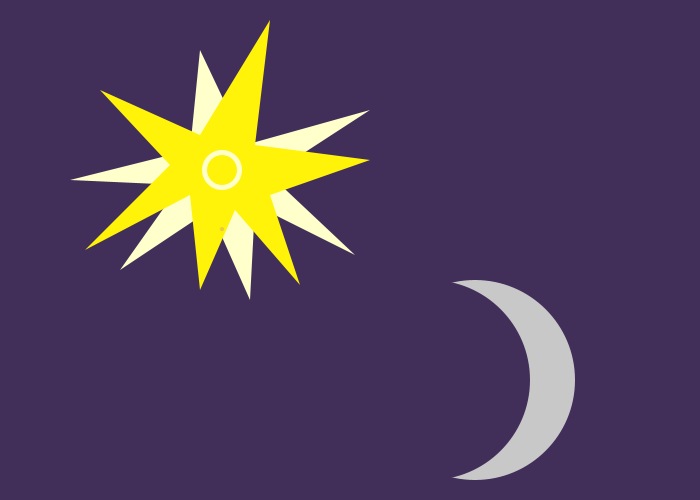
Frame 1 (no input)
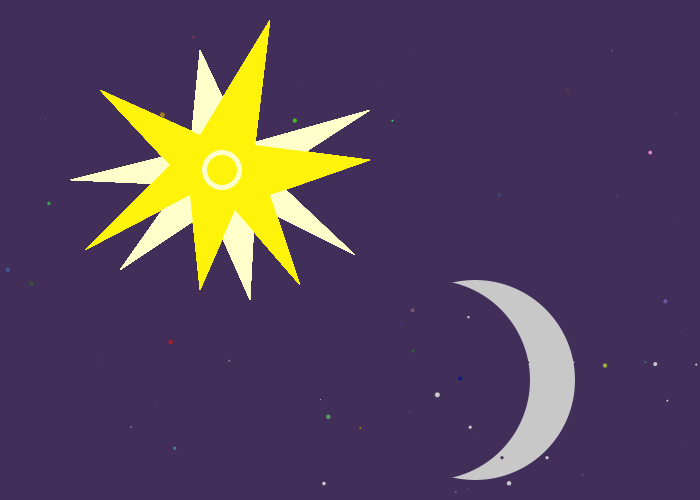
Frame 60 (the mouse pressed at the canvas centre just before this capture)
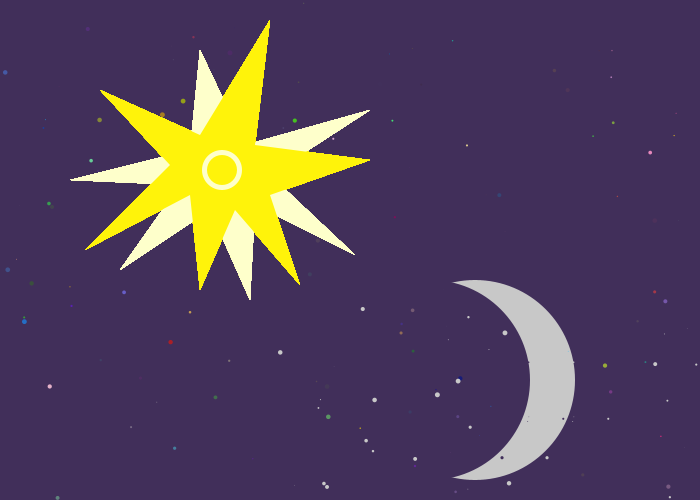
Frame 120 (the mouse held since frame 60 and released just before this capture)

The Processing sketch that drew these frames (run headless with seeded random() and noise(); from frame 60 on, the mouse is pressed at the canvas centre):

// Processing sketch: processing_12303
// ── processing_12303.pde

// Assignment # 2
// Gillian Diffenderfer
// gdiffender@brynmawr.edu
// 16 September 2010


 float r;
 float g;
 float b;
 float a;

 float x = 200;
 float y = 100;
 float diam = 200;

void setup () {
  size (700,500);
  background (65,47,90);
  smooth();
  
}

void draw () {

  // bottom star
  fill(254,255,203);
  noStroke();
  beginShape();
    vertex(200,50);  //1
    vertex(190,150); //2
    vertex(70,180);  //3
    vertex(180,185); //4
    vertex(120,270); //5
    vertex(210,210); //6
    vertex(250,300); //7
    vertex(255,205); //8
    vertex(355,255); //9
    vertex(270,175); //10
    vertex(370,110); //11
    vertex(245,145); //12
  endShape(CLOSE);
    
    // top star
  fill(255,243,10);
  beginShape();
    vertex(270,20);  //1
    vertex(200,135); //2
    vertex(100,90);  //3
    vertex(170,165); //4
    vertex(85,250);  //5
    vertex(190,195); //6
    vertex(200,290); //7
    vertex(235,210); //8
    vertex(300,285); //9
    vertex(270,195); //10
    vertex(370,160); //11
    vertex(255,145); //12
  endShape(CLOSE);
  
  // center star
  fill(254,255,203);
  ellipse(222,170,40,40);
  
  fill(255,243,10);
  ellipse(222,170,30,30);
      
  // moon    
  fill(200);
  ellipse(x+275,y+280,diam,diam);
  
  fill(65,47,90);
  ellipse(x+230,y+280,diam,diam);
  
  //stars
  r = random(255);
  g = random(255);
  b = random(255);
  a = random(255);
  diam = random(5);
  x = random(700);
  y = random(500);
  
  noStroke();
  fill(r,g,b,a);
   ellipse(x,y,diam,diam);
  

  

}
